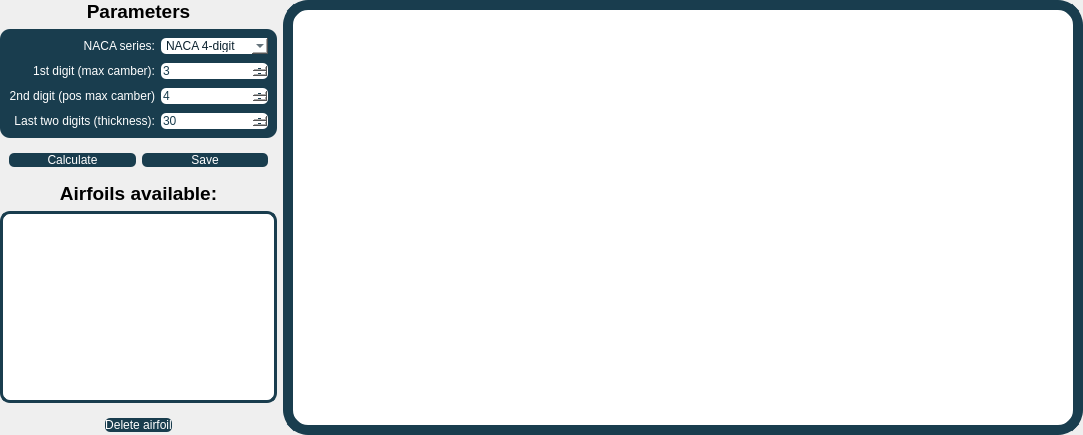
            <widget class="QWidget" name="airfoil_page">
             <property name="styleSheet">
              <string notr="true"/>
             </property>
             <layout class="QGridLayout" name="gridLayout_6">
              <property name="leftMargin">
               <number>0</number>
              </property>
              <property name="topMargin">
               <number>0</number>
              </property>
              <property name="rightMargin">
               <number>0</number>
              </property>
              <property name="bottomMargin">
               <number>0</number>
              </property>
              <item row="3" column="0" colspan="3">
               <widget class="QLabel" name="label_14">
                <property name="font">
                 <font>
                  <pointsize>14</pointsize>
                  <italic>false</italic>
                  <bold>true</bold>
                 </font>
                </property>
                <property name="styleSheet">
                 <string notr="true">QLabel{
	font:700 14pt;
	border-radius:10px;
	padding:0.25em 1em;
}</string>
                </property>
                <property name="text">
                 <string>Airfoils available:</string>
                </property>
                <property name="alignment">
                 <set>Qt::AlignmentFlag::AlignCenter</set>
                </property>
               </widget>
              </item>
              <item row="0" column="3" rowspan="7">
               <widget class="QWidget" name="airfoil_graph_widget" native="true">
                <property name="minimumSize">
                 <size>
                  <width>800</width>
                  <height>0</height>
                 </size>
                </property>
                <property name="styleSheet">
                 <string notr="true">QWidget#airfoil_graph_widget{
	background-color:white;
	border-radius:10px;
    border: 10px solid #193d4e;         /* width + style + color */
    border-radius: 25px;
}</string>
                </property>
                <layout class="QVBoxLayout" name="verticalLayout_9">
                 <property name="leftMargin">
                  <number>20</number>
                 </property>
                 <property name="topMargin">
                  <number>20</number>
                 </property>
                 <property name="rightMargin">
                  <number>20</number>
                 </property>
                 <property name="bottomMargin">
                  <number>20</number>
                 </property>
                </layout>
               </widget>
              </item>
              <item row="0" column="0" colspan="3">
               <widget class="QLabel" name="label_8">
                <property name="maximumSize">
                 <size>
                  <width>16777215</width>
                  <height>40</height>
                 </size>
                </property>
                <property name="font">
                 <font>
                  <pointsize>14</pointsize>
                  <italic>false</italic>
                  <bold>true</bold>
                 </font>
                </property>
                <property name="styleSheet">
                 <string notr="true">QLabel{
	font:700 14pt;
	border-radius:10px;
	padding:0.25em 1em;
}</string>
                </property>
                <property name="text">
                 <string>Parameters</string>
                </property>
                <property name="alignment">
                 <set>Qt::AlignmentFlag::AlignCenter</set>
                </property>
               </widget>
              </item>
              <item row="2" column="0" colspan="3">
               <widget class="QWidget" name="horizontalWidget_2" native="true">
                <property name="styleSheet">
                 <string notr="true">QPushButton{
	font:700 10pt;
	background-color:#193d4e;
	border-radius:5px;
	color:white;
	padding:0.25em 1em;
}

QPushButton:hover{
	background-color: rgba(0,0,0,0.2);
	color:rgb(35, 46, 47);
	font: 700;
}

QPushButton:pressed {
    background-color: rgba(0,0,0,0.2);
	color:rgb(35, 46, 47);
	font:700 9pt;
    padding-bottom: 0.22em;      /* keeps total height similar */
    border: 3px solid #0b2232;   /* subtle inner edge */
}</string>
                </property>
                <layout class="QHBoxLayout" name="horizontalLayout_4">
                 <item>
                  <widget class="QPushButton" name="airfoil_calculateairfoil_button">
                   <property name="sizePolicy">
                    <sizepolicy hsizetype="MinimumExpanding" vsizetype="Fixed">
                     <horstretch>0</horstretch>
                     <verstretch>0</verstretch>
                    </sizepolicy>
                   </property>
                   <property name="text">
                    <string>Calculate</string>
                   </property>
                  </widget>
                 </item>
                 <item>
                  <widget class="QPushButton" name="airfoil_saveairfoil_button">
                   <property name="sizePolicy">
                    <sizepolicy hsizetype="MinimumExpanding" vsizetype="Fixed">
                     <horstretch>0</horstretch>
                     <verstretch>0</verstretch>
                    </sizepolicy>
                   </property>
                   <property name="text">
                    <string>Save</string>
                   </property>
                  </widget>
                 </item>
                </layout>
               </widget>
              </item>
              <item row="1" column="0" colspan="3">
               <widget class="QWidget" name="airfoil_parameters_widget" native="true">
                <property name="styleSheet">
                 <string notr="true">QWidget{
	background-color:#193d4e;
	color:white;
	border-radius:10px;
}

QSpinBox{
	background-color:white;
	color: #193d4e;
	border-radius:5px;
}

QLineEdit{
	background-color:white;
	color:#193d4e;
	border-radius:5px;
}</string>
                </property>
                <layout class="QGridLayout" name="gridLayout_18">
                 <property name="verticalSpacing">
                  <number>9</number>
                 </property>
                 <item row="0" column="0">
                  <widget class="QLabel" name="label_9">
                   <property name="sizePolicy">
                    <sizepolicy hsizetype="Maximum" vsizetype="Preferred">
                     <horstretch>0</horstretch>
                     <verstretch>0</verstretch>
                    </sizepolicy>
                   </property>
                   <property name="minimumSize">
                    <size>
                     <width>125</width>
                     <height>0</height>
                    </size>
                   </property>
                   <property name="maximumSize">
                    <size>
                     <width>150</width>
                     <height>16777215</height>
                    </size>
                   </property>
                   <property name="text">
                    <string>NACA series:</string>
                   </property>
                   <property name="alignment">
                    <set>Qt::AlignmentFlag::AlignRight|Qt::AlignmentFlag::AlignTrailing|Qt::AlignmentFlag::AlignVCenter</set>
                   </property>
                  </widget>
                 </item>
                 <item row="0" column="1">
                  <widget class="QComboBox" name="airfoil_nacaseries_input">
                   <property name="sizePolicy">
                    <sizepolicy hsizetype="Fixed" vsizetype="Fixed">
                     <horstretch>0</horstretch>
                     <verstretch>0</verstretch>
                    </sizepolicy>
                   </property>
                   <property name="styleSheet">
                    <string notr="true">QComboBox{
	background-color:white;
	border-radius:5px;
	color:#0B212E;
	padding-left:0.5em;
}

QComboBox QAbstractItemView {
    background-color: white;
    color: black;
	border: 2px solid #193d4e;
	border-radius:5px;
    selection-background-color: #193d4e;  /* optional: highlight colour */
    selection-color: white;               /* text colour on highlight */

}</string>
                   </property>
                   <property name="editable">
                    <bool>false</bool>
                   </property>
                   <item>
                    <property name="text">
                     <string>NACA 4-digit</string>
                    </property>
                   </item>
                   <item>
                    <property name="text">
                     <string>NACA 6-series</string>
                    </property>
                   </item>
                   <item>
                    <property name="text">
                     <string>NACA 6A-series</string>
                    </property>
                   </item>
                  </widget>
                 </item>
                 <item row="1" column="0">
                  <widget class="QLabel" name="label_10">
                   <property name="sizePolicy">
                    <sizepolicy hsizetype="Minimum" vsizetype="Preferred">
                     <horstretch>0</horstretch>
                     <verstretch>0</verstretch>
                    </sizepolicy>
                   </property>
                   <property name="minimumSize">
                    <size>
                     <width>125</width>
                     <height>0</height>
                    </size>
                   </property>
                   <property name="maximumSize">
                    <size>
                     <width>150</width>
                     <height>16777215</height>
                    </size>
                   </property>
                   <property name="layoutDirection">
                    <enum>Qt::LayoutDirection::LeftToRight</enum>
                   </property>
                   <property name="text">
                    <string>1st digit (max camber):</string>
                   </property>
                   <property name="alignment">
                    <set>Qt::AlignmentFlag::AlignRight|Qt::AlignmentFlag::AlignTrailing|Qt::AlignmentFlag::AlignVCenter</set>
                   </property>
                   <property name="buddy">
                    <cstring>airfoil_seconddigit_input</cstring>
                   </property>
                  </widget>
                 </item>
                 <item row="1" column="1">
                  <widget class="QSpinBox" name="airfoil_seconddigit_input">
                   <property name="sizePolicy">
                    <sizepolicy hsizetype="Minimum" vsizetype="Fixed">
                     <horstretch>0</horstretch>
                     <verstretch>0</verstretch>
                    </sizepolicy>
                   </property>
                   <property name="layoutDirection">
                    <enum>Qt::LayoutDirection::LeftToRight</enum>
                   </property>
                   <property name="alignment">
                    <set>Qt::AlignmentFlag::AlignJustify|Qt::AlignmentFlag::AlignVCenter</set>
                   </property>
                   <property name="buttonSymbols">
                    <enum>QAbstractSpinBox::ButtonSymbols::PlusMinus</enum>
                   </property>
                   <property name="showGroupSeparator" stdset="0">
                    <bool>false</bool>
                   </property>
                   <property name="maximum">
                    <number>9</number>
                   </property>
                   <property name="value">
                    <number>3</number>
                   </property>
                  </widget>
                 </item>
                 <item row="2" column="0">
                  <widget class="QLabel" name="label_11">
                   <property name="sizePolicy">
                    <sizepolicy hsizetype="Minimum" vsizetype="Preferred">
                     <horstretch>0</horstretch>
                     <verstretch>0</verstretch>
                    </sizepolicy>
                   </property>
                   <property name="minimumSize">
                    <size>
                     <width>125</width>
                     <height>0</height>
                    </size>
                   </property>
                   <property name="maximumSize">
                    <size>
                     <width>150</width>
                     <height>16777215</height>
                    </size>
                   </property>
                   <property name="layoutDirection">
                    <enum>Qt::LayoutDirection::LeftToRight</enum>
                   </property>
                   <property name="text">
                    <string>2nd digit (pos max camber)</string>
                   </property>
                   <property name="alignment">
                    <set>Qt::AlignmentFlag::AlignRight|Qt::AlignmentFlag::AlignTrailing|Qt::AlignmentFlag::AlignVCenter</set>
                   </property>
                   <property name="buddy">
                    <cstring>airfoil_thirddigit_input</cstring>
                   </property>
                  </widget>
                 </item>
                 <item row="2" column="1">
                  <widget class="QSpinBox" name="airfoil_thirddigit_input">
                   <property name="sizePolicy">
                    <sizepolicy hsizetype="Minimum" vsizetype="Fixed">
                     <horstretch>0</horstretch>
                     <verstretch>0</verstretch>
                    </sizepolicy>
                   </property>
                   <property name="layoutDirection">
                    <enum>Qt::LayoutDirection::LeftToRight</enum>
                   </property>
                   <property name="alignment">
                    <set>Qt::AlignmentFlag::AlignJustify|Qt::AlignmentFlag::AlignVCenter</set>
                   </property>
                   <property name="buttonSymbols">
                    <enum>QAbstractSpinBox::ButtonSymbols::PlusMinus</enum>
                   </property>
                   <property name="showGroupSeparator" stdset="0">
                    <bool>false</bool>
                   </property>
                   <property name="value">
                    <number>4</number>
                   </property>
                  </widget>
                 </item>
                 <item row="3" column="0">
                  <widget class="QLabel" name="label_12">
                   <property name="sizePolicy">
                    <sizepolicy hsizetype="Minimum" vsizetype="Preferred">
                     <horstretch>0</horstretch>
                     <verstretch>0</verstretch>
                    </sizepolicy>
                   </property>
                   <property name="minimumSize">
                    <size>
                     <width>125</width>
                     <height>0</height>
                    </size>
                   </property>
                   <property name="maximumSize">
                    <size>
                     <width>150</width>
                     <height>16777215</height>
                    </size>
                   </property>
                   <property name="layoutDirection">
                    <enum>Qt::LayoutDirection::LeftToRight</enum>
                   </property>
                   <property name="text">
                    <string>Last two digits (thickness):</string>
                   </property>
                   <property name="alignment">
                    <set>Qt::AlignmentFlag::AlignRight|Qt::AlignmentFlag::AlignTrailing|Qt::AlignmentFlag::AlignVCenter</set>
                   </property>
                   <property name="buddy">
                    <cstring>airfoil_lasttwodigits_input</cstring>
                   </property>
                  </widget>
                 </item>
                 <item row="3" column="1">
                  <widget class="QSpinBox" name="airfoil_lasttwodigits_input">
                   <property name="sizePolicy">
                    <sizepolicy hsizetype="Minimum" vsizetype="Fixed">
                     <horstretch>0</horstretch>
                     <verstretch>0</verstretch>
                    </sizepolicy>
                   </property>
                   <property name="layoutDirection">
                    <enum>Qt::LayoutDirection::LeftToRight</enum>
                   </property>
                   <property name="alignment">
                    <set>Qt::AlignmentFlag::AlignJustify|Qt::AlignmentFlag::AlignVCenter</set>
                   </property>
                   <property name="buttonSymbols">
                    <enum>QAbstractSpinBox::ButtonSymbols::PlusMinus</enum>
                   </property>
                   <property name="showGroupSeparator" stdset="0">
                    <bool>false</bool>
                   </property>
                   <property name="value">
                    <number>30</number>
                   </property>
                  </widget>
                 </item>
                </layout>
               </widget>
              </item>
              <item row="6" column="1">
               <widget class="QPushButton" name="airfoil_delAirfoil_button">
                <property name="sizePolicy">
                 <sizepolicy hsizetype="Fixed" vsizetype="Fixed">
                  <horstretch>0</horstretch>
                  <verstretch>0</verstretch>
                 </sizepolicy>
                </property>
                <property name="styleSheet">
                 <string notr="true">QPushButton{
	font:700 10pt;
	background-color:#193d4e;
	border-radius:5px;
	color:white;
	padding:0.25em 1em;
}

QPushButton:hover{
	background-color: rgba(0,0,0,0.2);
	color:rgb(35, 46, 47);
	font: 700;
}

QPushButton:pressed {
    background-color: rgba(0,0,0,0.2);
	color:rgb(35, 46, 47);
	font:700 9pt;
    padding-bottom: 0.22em;      /* keeps total height similar */
    border: 3px solid #0b2232;   /* subtle inner edge */
}</string>
                </property>
                <property name="text">
                 <string>Delete airfoil</string>
                </property>
               </widget>
              </item>
              <item row="6" column="0">
               <spacer name="horizontalSpacer_2">
                <property name="orientation">
                 <enum>Qt::Orientation::Horizontal</enum>
                </property>
                <property name="sizeHint" stdset="0">
                 <size>
                  <width>40</width>
                  <height>20</height>
                 </size>
                </property>
               </spacer>
              </item>
              <item row="6" column="2">
               <spacer name="horizontalSpacer_3">
                <property name="orientation">
                 <enum>Qt::Orientation::Horizontal</enum>
                </property>
                <property name="sizeHint" stdset="0">
                 <size>
                  <width>40</width>
                  <height>20</height>
                 </size>
                </property>
               </spacer>
              </item>
              <item row="4" column="0" colspan="3">
               <widget class="QListWidget" name="airfoil_listairfoils_widget">
                <property name="styleSheet">
                 <string notr="true">/* Widget frame */
QListWidget {
    background: white;                 /* or background-color: white; */
    border: 3px solid #193d4e;         /* width + style + color */
    border-radius: 10px;
    color: #193d4e;                    /* text colour for unselected items */
    outline: 0;                        /* optional: remove focus dotted outline */
}

/* Item text padding so it isn’t glued to the border */
QListWidget::item,
QListWidget::item:selected,
QListWidget::item:hover {
    padding: 2px 10px;   /* top/bottom 6, left/right 10 */
}

/* Selection colours */
QListWidget::item:selected {
    background: #e6f2f7;
    color: #0B212E;
}

/* Optional: hover feedback */
QListWidget::item:hover {
    background: #f5f9fc;
}</string>
                </property>
                <property name="spacing">
                 <number>0</number>
                </property>
               </widget>
              </item>
             </layout>
            </widget>
